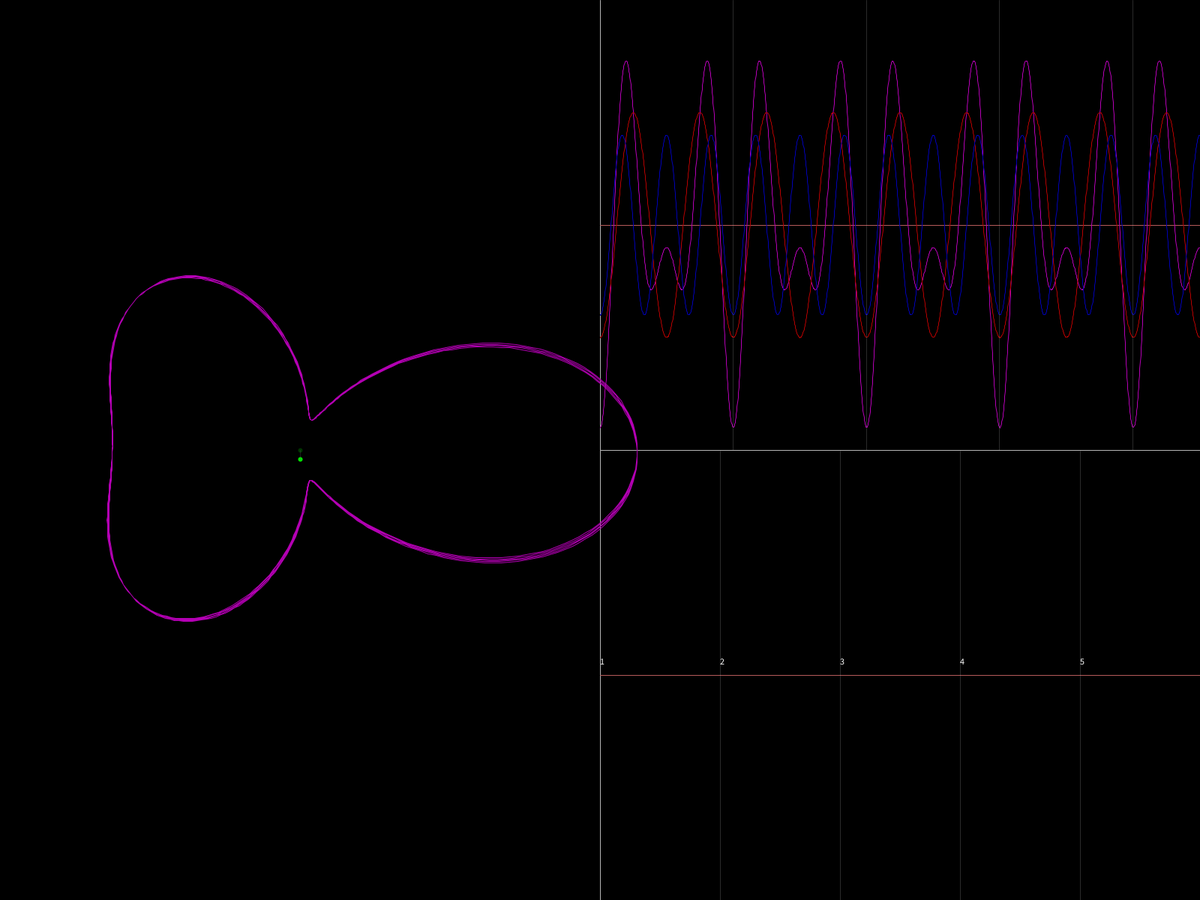
Frame 1 (no input)
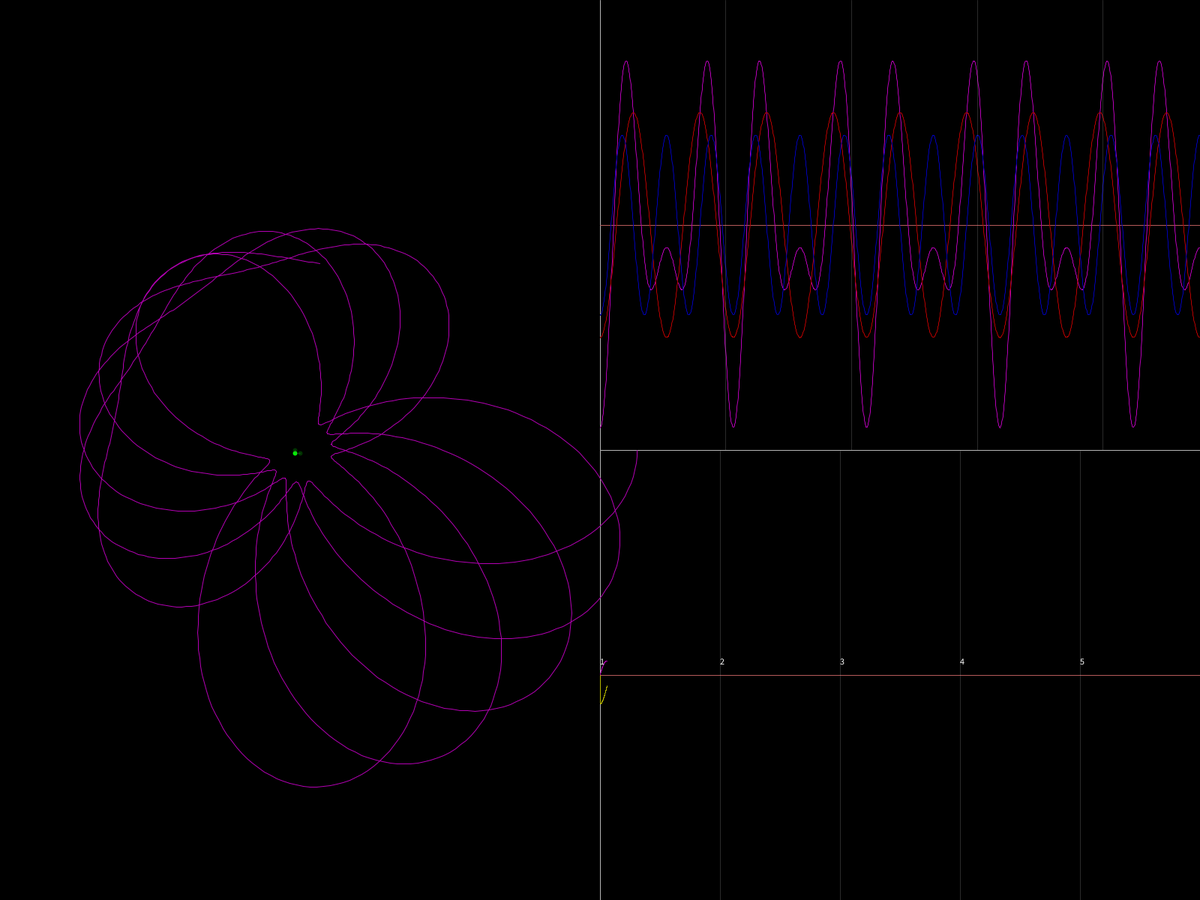
Frame 60 (the mouse pressed at the canvas centre just before this capture)
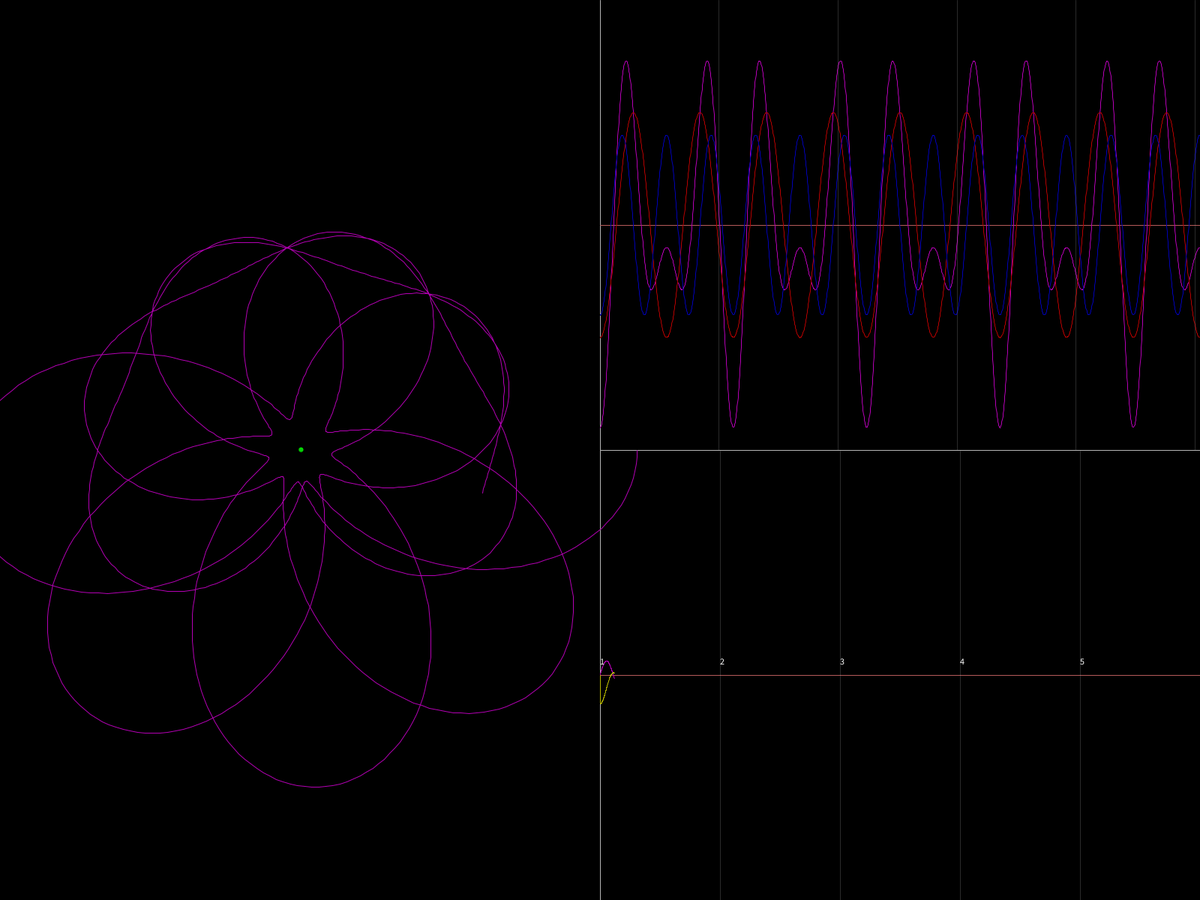
Frame 120 (the mouse held since frame 60 and released just before this capture)

The Processing sketch that drew these frames (run headless with seeded random() and noise(); from frame 60 on, the mouse is pressed at the canvas centre):

// Processing sketch: FourierComposedWin
// ── FourierComposedWin.pde
int points = 1500;
int count = 0;
float[] xWave = new float[points];
float[] yWave1 = new float[points];
float[] yWave2 = new float[points];
float[] yWaveTotal = new float[points];
float[] time = new float[points];
float[] xCurved = new float[points];
float[] yCurved = new float[points];
float[] alpha = new float[points];
FloatList xMassList = new FloatList();
FloatList yMassList = new FloatList();
FloatList curvedFrequencyList = new FloatList();
float totalTime = 4.5;
float a1;
float a2;
float aTotal;
float waveFrequency1;
float waveFrequency2;
float curvedFrequency;
float spaceLines;
float sumX;
float sumY;
float xMass;
float yMass;
float displayCoeff;

void setup(){
  fullScreen();
  frameRate(30);
  a1 = height/8;
  a2 = height/10;
  displayCoeff = 1.2;
  aTotal = a1+a2;
  waveFrequency1 = 2;
  waveFrequency2 = 3;
  curvedFrequency = 1;
  for(int i=0; i<xWave.length; i++){
    if(i==0){
      xWave[i] = 0;
    } else {
      xWave[i] = xWave[i-1]+float(width)/float((2*xWave.length));
    }
    time[i] = 2*totalTime*xWave[i]/width;
    yWave1[i] = a1*cos(waveFrequency1*TWO_PI*time[i]);
    yWave2[i] = a2*cos(waveFrequency2*TWO_PI*time[i]);
    yWaveTotal[i] = yWave1[i]+yWave2[i];
  }
  xMass = 0;
  yMass = 0;
}

void draw(){
  background(0);
  stroke(180);
  strokeWeight(1);
  line(width/2, 0, width/2, height);
  line(width/2, height/2, width, height/2);
  
  // Update
  //curvedFrequency = float(int(map(mouseX, 1, width-1, 1, 6)*500))/500;
  curvedFrequency += 0.001;
  if(curvedFrequency >= 6){
    noLoop();
  }
  spaceLines = width/(2*totalTime*curvedFrequency);
  for(int i=0; i<xWave.length; i++){
    alpha[i] = curvedFrequency*time[i]*TWO_PI;
    xCurved[i] = (aTotal+yWaveTotal[i])/displayCoeff*cos(alpha[i]);
    yCurved[i] = (aTotal+yWaveTotal[i])/displayCoeff*sin(alpha[i]);
  }
  
  // Wave display
  translate(width/2, height/4);
  noFill();
  stroke(180, 90, 90);
  line(0, 0, width/2, 0);
  stroke(180, 0, 180);
  beginShape();
  for(int i=0; i<xWave.length; i++){
    vertex(xWave[i], yWaveTotal[i]);
  }
  endShape();
  stroke(180, 0, 0);
  beginShape();
  for(int i=0; i<xWave.length; i++){
    vertex(xWave[i], yWave1[i]);
  }
  endShape();
  stroke(0, 0, 180);
  beginShape();
  for(int i=0; i<xWave.length; i++){
    vertex(xWave[i], yWave2[i]);
  }
  endShape();
  translate(-width/2, -height/4);
  
  // Curved display
  noFill();
  stroke(180, 0, 180);
  translate(width/4, height/2);
  beginShape();
  for(int i=0; i<xWave.length; i++){
    vertex(xCurved[i], yCurved[i]);
  }
  endShape();
  translate(-width/4, -height/2);
  
  // Center of mass
  translate(width/4, height/2);
  sumX = 0;
  sumY = 0;
  for(int i=0; i<points; i++){
    sumX += xCurved[i];
    sumY += yCurved[i];
  }
  xMass = sumX/float(points);
  xMassList.append(xMass);
  yMassList.append(yMass);
  curvedFrequencyList.append(curvedFrequency);
  yMass = sumY/float(points);
  stroke(0, 250, 0);
  strokeWeight(6);
  point(xMass, yMass);
  stroke(0, 180, 0, 75);
  point(0, yMass);
  point(xMass, 0);
  stroke(100, 100, 100, 75);
  strokeWeight(1);
  line(0, yMass, xMass, yMass);
  line(xMass, 0, xMass, yMass);
  translate(-width/4, -height/2);
  
  // Information display
  translate(width/2, height/4);
  strokeWeight(1);
  stroke(180, 60);
  for(int i=0; i<float(width)/(2*spaceLines)-1; i++){
    line((i+1)*spaceLines, -height/4, (i+1)*spaceLines, height/4);
  }
  translate(0, height/2);
  strokeWeight(1);
  stroke(180, 90, 90);
  line(0, 0, width/2, 0);
  stroke(180, 0, 180);
  beginShape();
  for(int i=0; i<curvedFrequencyList.size(); i++){
    vertex((curvedFrequencyList.get(i)-1)*width/(2*5), 3*xMassList.get(i));
  }
  endShape();
  stroke(180, 180, 0);
  beginShape();
  for(int i=0; i<curvedFrequencyList.size(); i++){
    vertex((curvedFrequencyList.get(i)-1)*width/(2*5), 3*yMassList.get(i));
  }
  endShape();
  stroke(180, 60);
  line(width/(2*5), -height/4, width/(2*5), height/4);
  line(2*width/(2*5), -height/4, 2*width/(2*5), height/4);
  line(3*width/(2*5), -height/4, 3*width/(2*5), height/4);
  line(4*width/(2*5), -height/4, 4*width/(2*5), height/4);
  text("1", 0, -15);
  text("2", 1*width/(2*5), -15);
  text("3", 2*width/(2*5), -15);
  text("4", 3*width/(2*5), -15);
  text("5", 4*width/(2*5), -15);
  text("6", 5*width/(2*5), -15);
  translate(-width/2, -3*height/4);
  
  //// Moving lines
  //count += 10;
  //if(count>=points){
  //  count = 0;
  //}
  //stroke(255, 0, 0);
  //strokeWeight(1);
  //translate(width/2, height/4);
  //line(xWave[count], 0, xWave[count], yWaveTotal[count]);
  //translate(-width/4, height/4);
  //line(0, 0, xCurved[count], yCurved[count]);
  //translate(-width/4, -height/2);
}
